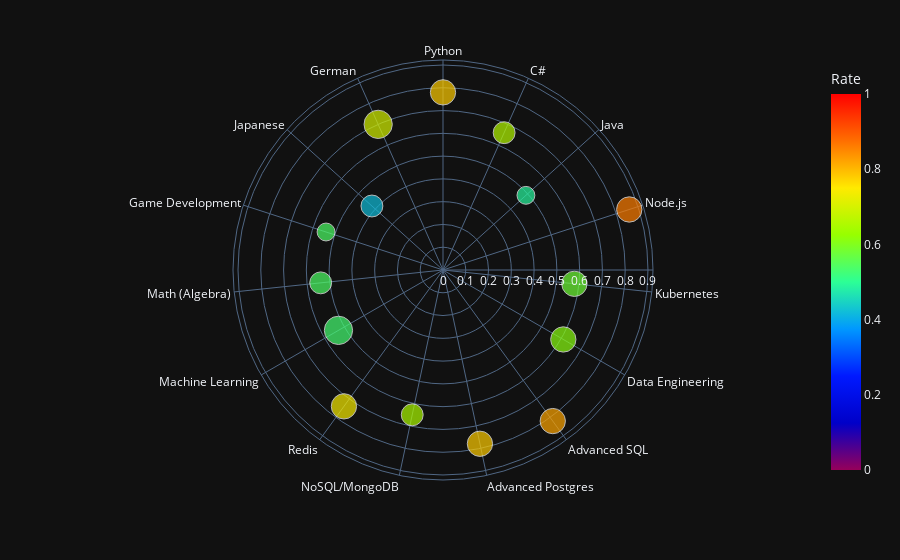

The code cell stored with this chart in its notebook:
### Code cell
fig = px.scatter_polar(df_skills, r="Rate", theta='Skill', color="Rate", size="Value", range_color=[0, 1], color_continuous_scale="Rainbow", hover_name="Skill")
fig.show()

### Figure 1 — Plotly figure (JSON) as saved in the notebook; plotly's stock layout.template omitted (floating-point values rounded to 4 significant figures)
{"data": [{"hovertemplate": "<b>%{hovertext}</b><br><br>Rate=%{marker.color}<br>Skill=%{theta}<br>Value=%{marker.size}<extra></extra>", "hovertext": ["Python", "C#", "Java", "Node.js", "Kubernetes", "Data Engineering", "Advanced SQL", "Advanced Postgres", "NoSQL/MongoDB", "Redis", "Machine Learning", "Math (Algebra)", "Game Development", "Japanese", "German"], "legendgroup": "", "marker": {"color": [0.78, 0.66, 0.49, 0.86, 0.58, 0.61, 0.82, 0.78, 0.65, 0.74, 0.53, 0.54, 0.54, 0.42, 0.7], "coloraxis": "coloraxis", "size": [4, 3, 2, 4, 4, 4, 4, 4, 3, 4, 5, 3, 2, 3, 5], "sizemode": "area", "sizeref": 0.0125, "symbol": "circle"}, "mode": "markers", "name": "", "r": [0.78, 0.66, 0.49, 0.86, 0.58, 0.61, 0.82, 0.78, 0.65, 0.74, 0.53, 0.54, 0.54, 0.42, 0.7], "showlegend": false, "subplot": "polar", "theta": ["Python", "C#", "Java", "Node.js", "Kubernetes", "Data Engineering", "Advanced SQL", "Advanced Postgres", "NoSQL/MongoDB", "Redis", "Machine Learning", "Math (Algebra)", "Game Development", "Japanese", "German"], "type": "scatterpolar"}], "layout": {"polar": {"domain": {"x": [0.0, 1.0], "y": [0.0, 1.0]}, "angularaxis": {"direction": "clockwise", "rotation": 90}}, "coloraxis": {"colorbar": {"title": {"text": "Rate"}}, "colorscale": [[0.0, "rgb(150,0,90)"], [0.125, "rgb(0,0,200)"], [0.25, "rgb(0,25,255)"], [0.375, "rgb(0,152,255)"], [0.5, "rgb(44,255,150)"], [0.625, "rgb(151,255,0)"], [0.75, "rgb(255,234,0)"], [0.875, "rgb(255,111,0)"], [1.0, "rgb(255,0,0)"]], "cmin": 0, "cmax": 1}, "legend": {"tracegroupgap": 0, "itemsizing": "constant"}, "margin": {"t": 60}}}
